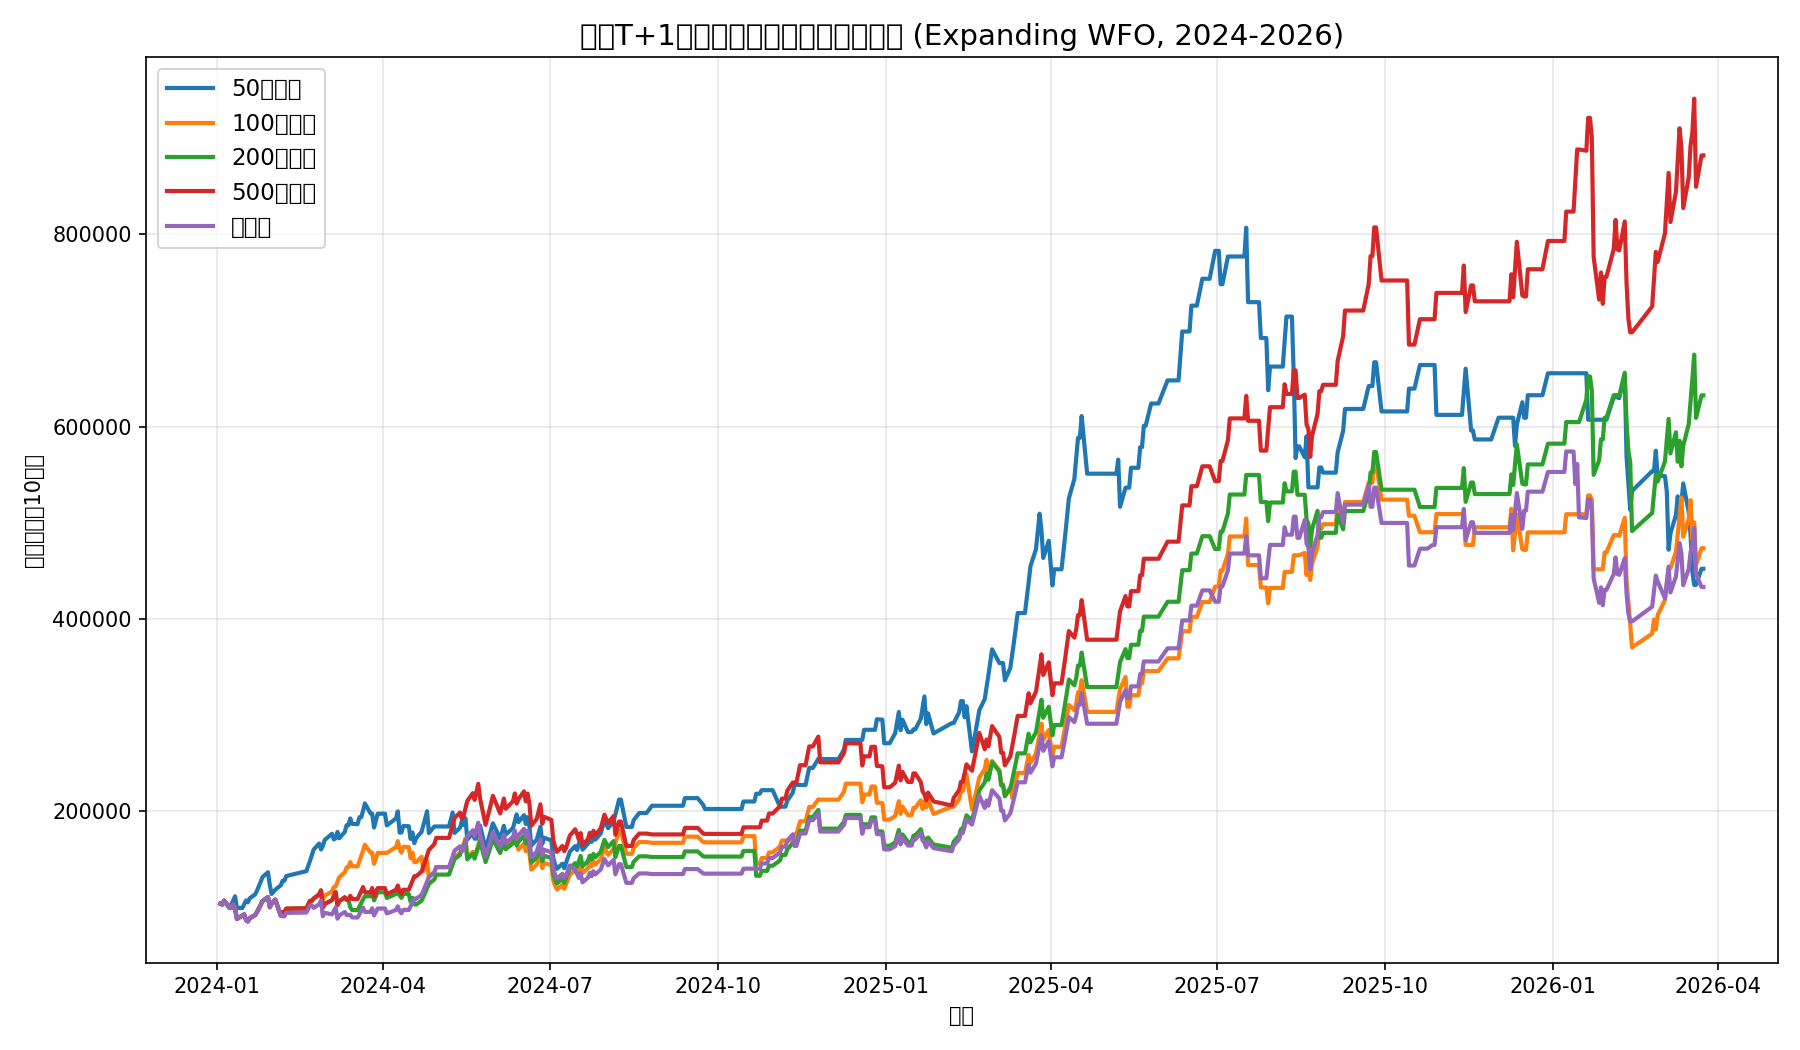

Write Python code to recreate this figure.
"""
市值敏感度分析：测试不同流通市值上限下策略的回测表现
假说：小市值股票对新闻舆论更敏感，T+1策略信噪比更高

市值单位：万元人民币（circ_mv from other_day1）
测试阈值：50亿、100亿、200亿、500亿、无上限（全体）
"""
import os
import sys
import pandas as pd
import numpy as np
import matplotlib.pyplot as plt
from tqdm import tqdm

sys.path.append(os.path.dirname(os.path.dirname(os.path.abspath(__file__))))
from infra_data.storage import DataStorage
from train_model import train_daily_model

DATA_DIR  = r'D:\iquant_data\data_v2'
PRICE_DIR = os.path.join(DATA_DIR, 'data_day1')
RANK_DIR  = os.path.join(DATA_DIR, 'ths_rank1')
CHIP_DIR  = os.path.join(DATA_DIR, 'cyq1')
OTHER_DIR = os.path.join(DATA_DIR, 'other_day1')   # contains circ_mv

# ---------- 配置 ----------
CAPS_TO_TEST = [
    ('50亿以下',    50_0000),      # 50亿 = 50 * 10000万
    ('100亿以下',  100_0000),
    ('200亿以下',  200_0000),
    ('500亿以下',  500_0000),
    ('无限制',      None),
]

START = '20240101'
END   = '20261231'
TRAIN_START = '20220101'
STEP_MONTHS = 1
INITIAL_CAP = 100_000.0


def run_cap_backtest(max_circ_mv, label):
    """跑一次完整的Expanding WFO回测，用max_circ_mv（万元）过滤标的"""
    dates = sorted([f.replace('.parquet', '') for f in os.listdir(PRICE_DIR) if f.endswith('.parquet')])

    current_test_start   = pd.to_datetime(START)
    final_end_date       = pd.to_datetime(END)
    fixed_train_start_dt = pd.to_datetime(TRAIN_START)

    storage = DataStorage()
    capital = INITIAL_CAP
    equity  = []

    while current_test_start <= final_end_date:
        current_test_end = current_test_start + pd.DateOffset(months=STEP_MONTHS) - pd.Timedelta(days=1)
        if current_test_end > final_end_date:
            current_test_end = final_end_date

        train_end_dt = current_test_start - pd.Timedelta(days=1)
        train_start_str  = fixed_train_start_dt.strftime('%Y%m%d')
        train_end_str    = train_end_dt.strftime('%Y%m%d')
        test_start_str   = current_test_start.strftime('%Y%m%d')
        test_end_str     = current_test_end.strftime('%Y%m%d')

        model, feats = train_daily_model(train_start_str, train_end_str, model_path=None)
        if model is None:
            current_test_start += pd.DateOffset(months=STEP_MONTHS)
            continue

        test_dates = [d for d in dates if test_start_str <= d <= test_end_str]
        if len(test_dates) < 2:
            current_test_start += pd.DateOffset(months=STEP_MONTHS)
            continue

        test_valid_series = pd.Series([pd.to_datetime(d) for d in test_dates]).sort_values()
        news_market_df, news_stock_sector_df = storage.load_news_data(test_start_str, test_end_str, test_valid_series)
        if not news_market_df.empty:
            news_market_df['trade_date'] = news_market_df['trade_date'].dt.strftime('%Y%m%d')
        if not news_stock_sector_df.empty:
            news_stock_sector_df['trade_date'] = news_stock_sector_df['trade_date'].dt.strftime('%Y%m%d')

        for i in range(len(test_dates) - 1):
            d_curr, d_next = test_dates[i], test_dates[i+1]

            p_rank  = os.path.join(RANK_DIR,  f"{d_curr}.parquet")
            p_chip  = os.path.join(CHIP_DIR,  f"{d_curr}.parquet")
            p_price = os.path.join(PRICE_DIR, f"{d_curr}.parquet")
            p_other = os.path.join(OTHER_DIR, f"{d_curr}.parquet")
            if not all(os.path.exists(p) for p in [p_rank, p_chip, p_price]):
                continue

            rank_df  = pd.read_parquet(p_rank)
            rank_df['hot_rank_pct'] = rank_df['hot'].rank(pct=True)
            chip_df  = pd.read_parquet(p_chip)
            chip_df['chip_concentration'] = (chip_df['cost_85pct'] - chip_df['cost_15pct']) / (chip_df['cost_50pct'] + 1e-8)
            price_df = pd.read_parquet(p_price, columns=['ts_code', 'close', 'pct_chg', 'amount', 'vol', 'pre_close'])

            df = pd.merge(rank_df[['ts_code', 'hot_rank_pct']], price_df, on='ts_code')
            df = pd.merge(df, chip_df[['ts_code', 'chip_concentration', 'winner_rate']], on='ts_code')
            df['trade_date'] = d_next

            # ---- 市值过滤 ----
            if max_circ_mv is not None and os.path.exists(p_other):
                other_df = pd.read_parquet(p_other, columns=['ts_code', 'circ_mv'])
                df = pd.merge(df, other_df, on='ts_code', how='left')
                df = df[df['circ_mv'].isna() | (df['circ_mv'] <= max_circ_mv)]

            # 排除科创板 688
            df = df[~df['ts_code'].str.startswith('688')]

            if not news_market_df.empty:
                df = pd.merge(df, news_market_df, on='trade_date', how='left')
            else:
                df['news_market_impact'] = 0.0
            if not news_stock_sector_df.empty:
                df = pd.merge(df, news_stock_sector_df[['trade_date', 'ts_code', 'news_stock_impact']], on=['trade_date', 'ts_code'], how='left')
            else:
                df['news_stock_impact'] = 0.0
            df[['news_market_impact', 'news_stock_impact']] = df[['news_market_impact', 'news_stock_impact']].fillna(0.0)

            X = df[feats].fillna(0)
            try:
                df['prob'] = model.predict_proba(X)[:, 1]
            except Exception:
                df['prob'] = 0

            picks = df[df['prob'] > 0.8].sort_values('prob', ascending=False).head(3)
            if picks.empty:
                picks = df.sort_values('prob', ascending=False).head(1)

            p_next = os.path.join(PRICE_DIR, f"{d_next}.parquet")
            if not os.path.exists(p_next):
                break
            next_df = pd.read_parquet(p_next, columns=['ts_code', 'open', 'high', 'close', 'pre_close'])

            day_pnl = 0
            alloc   = capital / max(1, len(picks))
            for _, row in picks.iterrows():
                ts_code = row['ts_code']
                nxt = next_df[next_df['ts_code'] == ts_code]
                if nxt.empty:
                    continue
                n_row = nxt.iloc[0]
                open_p, high_p, close_p, pre_close_p = n_row['open'], n_row['high'], n_row['close'], n_row['pre_close']
                is_20_pct = ts_code.startswith('300') or ts_code.startswith('688')
                up_limit  = round(pre_close_p * 1.2, 2) if is_20_pct else round(pre_close_p * 1.1, 2)
                lockup_t  = pre_close_p * 1.195 if is_20_pct else pre_close_p * 1.095
                if pd.isna(open_p) or open_p >= up_limit or open_p >= lockup_t:
                    continue
                buy_price  = open_p
                sell_price = buy_price * 1.04 if high_p >= buy_price * 1.04 else close_p
                ret = (sell_price / buy_price) - 1 - 0.0015
                day_pnl += alloc * ret

            capital += day_pnl
            equity.append({'date': pd.to_datetime(d_next), 'nav': capital})

        current_test_start += pd.DateOffset(months=STEP_MONTHS)

    eq_df     = pd.DataFrame(equity)
    total_ret = capital / INITIAL_CAP - 1
    years     = len(eq_df) / 252.0 if len(eq_df) > 0 else 1
    ann_ret   = (1 + total_ret) ** (1 / years) - 1 if years > 0 else 0
    df_ret    = eq_df['nav'].pct_change()
    mdd       = ((eq_df['nav'] - eq_df['nav'].cummax()) / eq_df['nav'].cummax()).min() if len(eq_df) > 0 else 0
    vol       = df_ret.std() * np.sqrt(252)
    sharpe    = ann_ret / vol if vol > 0 else 0

    print(f"\n[{label}] Total={total_ret:.2%}  Annual={ann_ret:.2%}  MDD={mdd:.2%}  Sharpe={sharpe:.2f}")
    return {'label': label, 'total': total_ret, 'annual': ann_ret, 'mdd': mdd, 'sharpe': sharpe, 'equity': eq_df}


if __name__ == '__main__':
    results = []
    for label, cap in CAPS_TO_TEST:
        print(f"\n{'='*60}")
        print(f">>> 正在测试市值上限: {label}")
        print('='*60)
        res = run_cap_backtest(cap, label)
        results.append(res)

    # ---- 汇总输出 ----
    print("\n\n" + "="*60)
    print("市值过滤敏感度分析结果汇总")
    print("="*60)
    print(f"{'市值上限':<12} {'总收益率':>10} {'年化收益':>10} {'最大回撤':>10} {'夏普':>8}")
    print("-"*60)
    for r in results:
        print(f"{r['label']:<12} {r['total']:>10.2%} {r['annual']:>10.2%} {r['mdd']:>10.2%} {r['sharpe']:>8.2f}")

    # ---- 画图 ----
    plt.figure(figsize=(12, 7))
    for r in results:
        if len(r['equity']) > 0:
            plt.plot(r['equity']['date'], r['equity']['nav'], label=r['label'], linewidth=2)
    plt.title('新闻T+1策略：不同流通市值上限对比 (Expanding WFO, 2024-2026)', fontsize=14)
    plt.xlabel('日期')
    plt.ylabel('净值（初始10万）')
    plt.legend(fontsize=11)
    plt.grid(True, alpha=0.3)
    plt.tight_layout()
    out_path = os.path.join(os.path.dirname(os.path.abspath(__file__)), 'mktcap_sensitivity.png')
    plt.savefig(out_path, dpi=150)
    print(f"\n对比图已保存: {out_path}")
